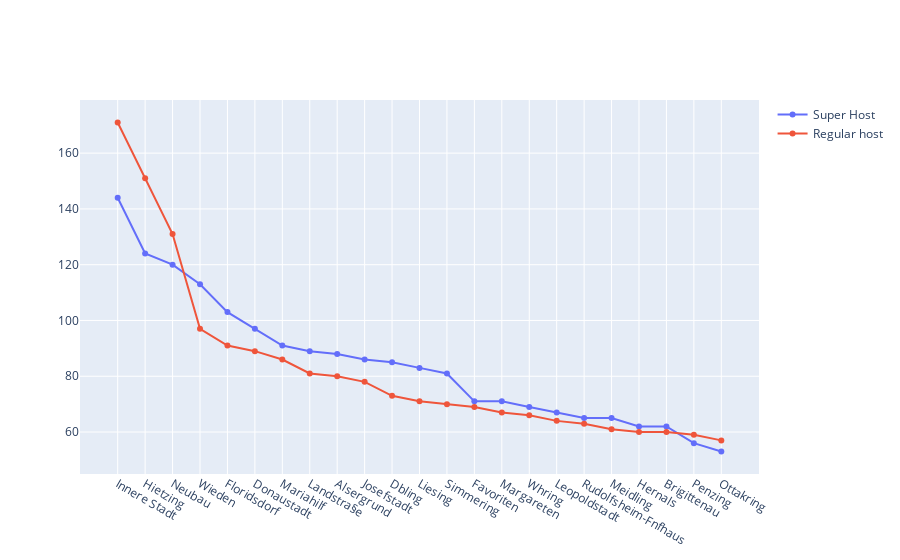

The cell this chart's notebook holds for it:
### Code cell
import plotly.graph_objects as go

fig = go.Figure(data=[
    go.Scatter(name='Super Host', x=regular_host_charge['neighbourhood'], y=super_host_charge['price'], text=super_host_charge['price'], mode='lines+markers', textposition='top right'),
    go.Scatter(name='Regular host', x=regular_host_charge['neighbourhood'], y=regular_host_charge['price'], text=regular_host_charge['price'], mode='lines+markers', textposition='top right')
])
# Change the bar mode
fig.update_layout(barmode='group', autosize=True)
fig.update_yaxes(automargin=True)
fig.show()

### Figure 1 — Plotly figure (JSON) as saved in the notebook; plotly's stock layout.template omitted (floating-point values rounded to 4 significant figures)
{"data": [{"mode": "lines+markers", "name": "Super Host", "text": [144, 124, 120, 113, 103, 97, 91, 89, 88, 86, 85, 83, 81, 71, 71, 69, 67, 65, 65, 62, 62, 56, 53], "textposition": "top right", "type": "scatter", "x": ["Innere Stadt", "Hietzing", "Neubau", "Wieden", "Floridsdorf", "Donaustadt", "Mariahilf", "Landstra§e", "Alsergrund", "Josefstadt", "Dbling", "Liesing", "Simmering", "Favoriten", "Margareten", "Whring", "Leopoldstadt", "Rudolfsheim-Fnfhaus", "Meidling", "Hernals", "Brigittenau", "Penzing", "Ottakring"], "y": [144, 124, 120, 113, 103, 97, 91, 89, 88, 86, 85, 83, 81, 71, 71, 69, 67, 65, 65, 62, 62, 56, 53]}, {"mode": "lines+markers", "name": "Regular host", "text": [171, 151, 131, 97, 91, 89, 86, 81, 80, 78, 73, 71, 70, 69, 67, 66, 64, 63, 61, 60, 60, 59, 57], "textposition": "top right", "type": "scatter", "x": ["Innere Stadt", "Hietzing", "Neubau", "Wieden", "Floridsdorf", "Donaustadt", "Mariahilf", "Landstra§e", "Alsergrund", "Josefstadt", "Dbling", "Liesing", "Simmering", "Favoriten", "Margareten", "Whring", "Leopoldstadt", "Rudolfsheim-Fnfhaus", "Meidling", "Hernals", "Brigittenau", "Penzing", "Ottakring"], "y": [171, 151, 131, 97, 91, 89, 86, 81, 80, 78, 73, 71, 70, 69, 67, 66, 64, 63, 61, 60, 60, 59, 57]}], "layout": {"autosize": true, "barmode": "group", "yaxis": {"automargin": true}}}
